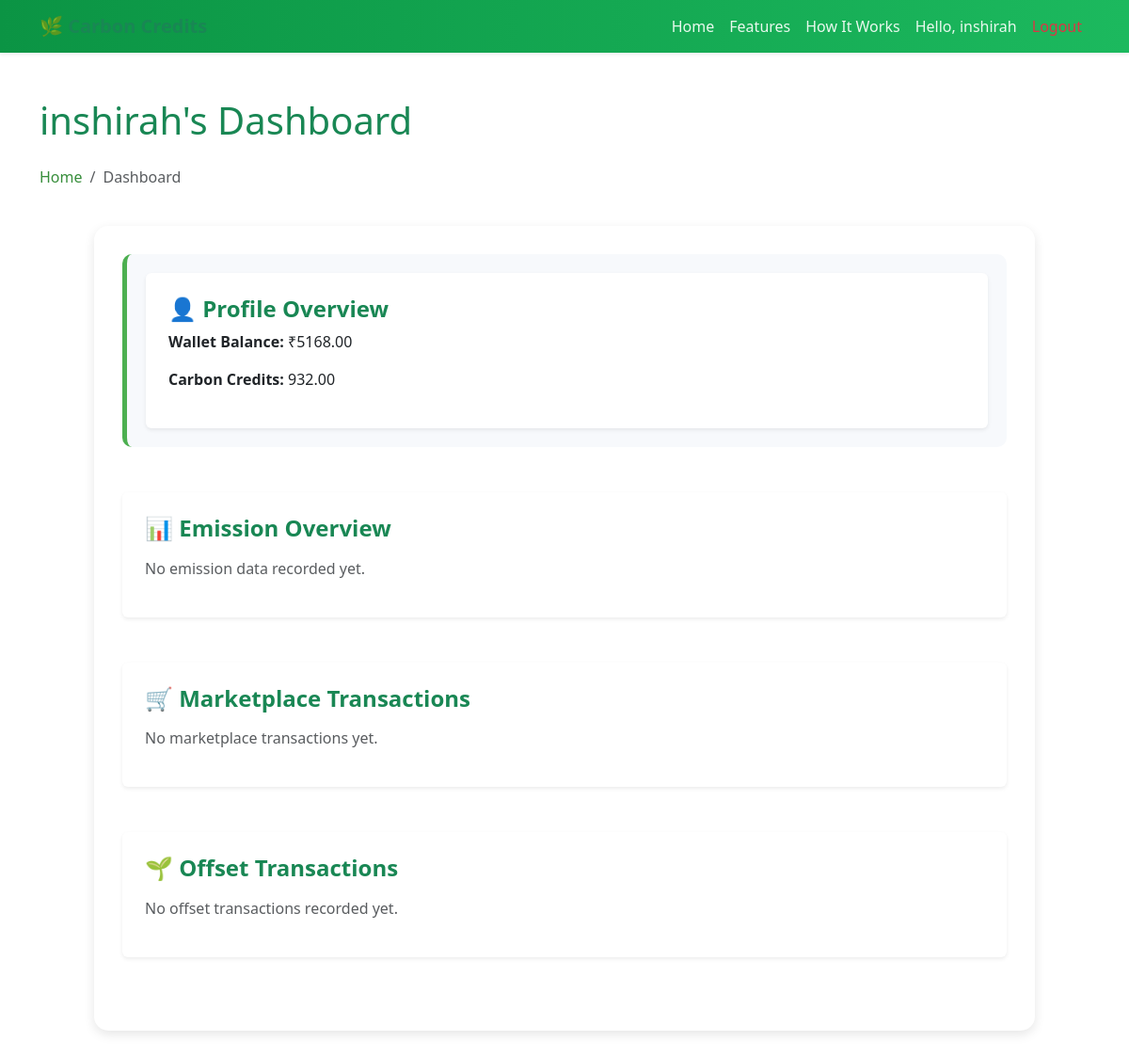
/dashboard (signed in), run on an earlier commit of the app's database.
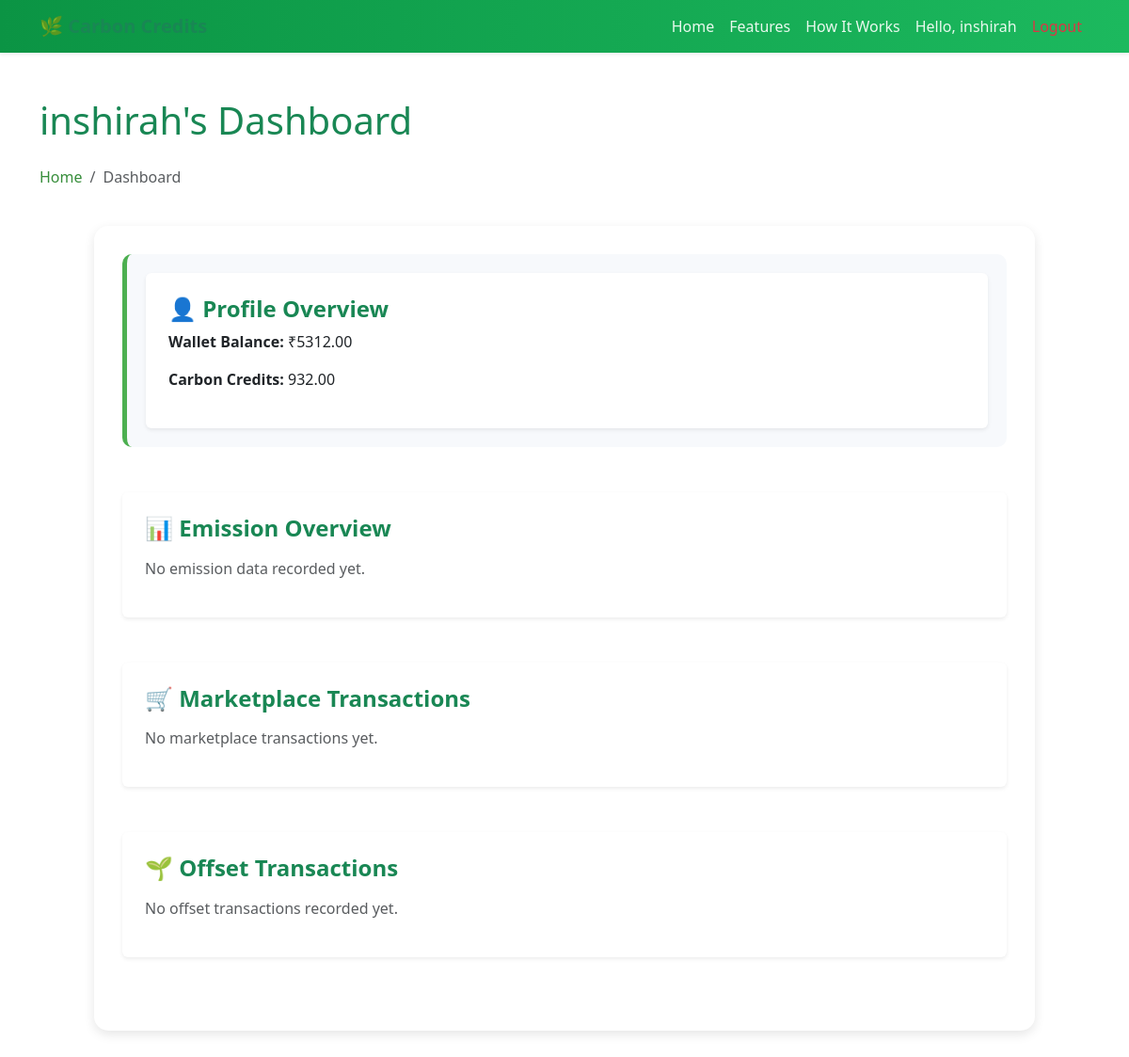
And on a later commit of the database.
### models.py (models this page shows)
class User(db.Model, UserMixin):
    id = db.Column(db.Integer, primary_key=True)
    username = db.Column(db.String(80), unique=True, nullable=False)
    password = db.Column(db.String(200), nullable=False)
    credits = db.Column(db.Float, default=1000.0)
    wallet_balance = db.Column(db.Float, default=5000.0)

### app.py (the view)
@app.route('/dashboard')
@login_required
def dashboard():
    user = current_user
    emission_records = (
    db.session.query(EmissionRecord.date, func.sum(EmissionRecord.emission_value))
    .filter(EmissionRecord.user_id == user.id)
    .group_by(EmissionRecord.date)
    .order_by(EmissionRecord.date.asc())
    .all()
)
    emission_data = [
        {"date": e[0].strftime("%Y-%m-%d"), "amount": round(e[1], 2)}
        for e in emission_records
]
    marketplace_transactions = (
        db.session.query(Transaction, User.username)
        .join(User, Transaction.seller_id == User.id)
        .filter(Transaction.buyer_id == user.id)
        .order_by(Transaction.created_at.desc())
        .all()
    )
    marketplace_data = [
        {
            "date": t.Transaction.created_at.strftime("%Y-%m-%d"),
            "program_name": f"Bought from {t.username}",
            "credits_used": t.Transaction.credits_transferred,
        }
        for t in marketplace_transactions
    ]
    offset_data = (
        db.session.query(OffsetTransaction, OffsetProgram)
        .join(OffsetProgram, OffsetTransaction.program_id == OffsetProgram.id)
        .filter(OffsetTransaction.user_id == user.id)
        .order_by(OffsetTransaction.created_at.desc())
        .all()
    )
    offset_transactions = [
        {
            "date": record.OffsetTransaction.created_at.strftime("%Y-%m-%d"),
            "program_name": record.OffsetProgram.name,
            "co2_offset": record.OffsetTransaction.co2_offset,
            "credits_spent": record.OffsetTransaction.credits_used,
        }
        for record in offset_data
    ]
    return render_template(
        'dashboard.html',
        user=user,
        emission_data=emission_data,
        marketplace_transactions=marketplace_data,
        offset_transactions=offset_transactions
    )

### app.py (called while the page is built)
@login_manager.user_loader
def load_user(user_id):
    return User.query.get(int(user_id))

### templates/dashboard.html (shortened to what this page needs)
{% extends "base.html" %}
{% block content %}
<div class="container my-5">
    <h1 class="text-success mb-4">{{ user.username }}'s Dashboard</h1>
    <nav aria-label="breadcrumb">
        <ol class="breadcrumb">
            <li class="breadcrumb-item"><a href="{{ url_for('home') }}">Home</a></li>
            <li class="breadcrumb-item active" aria-current="page">Dashboard</li>
        </ol>
    </nav>
    <div class="dashboard-container">
        <section class="profile-card mb-5">
            <div class="card shadow-sm border-0 p-4">
                <h4 class="fw-bold text-success">👤 Profile Overview</h4>
                <p><strong>Wallet Balance:</strong> ₹{{ "%.2f"|format(user.wallet_balance) }}</p>
                <p><strong>Carbon Credits:</strong> {{ "%.2f"|format(user.credits) }}</p>
            </div>
        </section>
        <section class="graph-section mb-5">
            <div class="card shadow-sm border-0 p-4">
                <h4 class="fw-bold text-success mb-3">📊 Emission Overview</h4>
                {% if emission_data %}
                    <canvas id="emissionChart"></canvas>
                {% else %}
                    <p class="text-muted">No emission data recorded yet.</p>
                {% endif %}
            </div>
        </section>
        <section class="table-section mb-5">
            <div class="card shadow-sm border-0 p-4">
                <h4 class="fw-bold text-success mb-3">🛒 Marketplace Transactions</h4>
                {% if marketplace_transactions %}
                    <div class="table-responsive">
                        <table class="table table-bordered align-middle">
                            <thead class="table-success">
                                <tr>
                                    <th>Date</th>
                                    <th>Details</th>
                                    <th>Credits Bought</th>
                                </tr>
                            </thead>
                            <tbody>
                                {% for t in marketplace_transactions %}
                                <tr>
                                    <td>{{ t.date }}</td>
                                    <td>{{ t.program_name }}</td>
                                    <td>{{ t.credits_used }}</td>
                                </tr>
                                {% endfor %}
                            </tbody>
                        </table>
                    </div>
                {% else %}
                    <p class="text-muted">No marketplace transactions yet.</p>
                {% endif %}
            </div>
        </section>
        <section class="table-section mb-5">
            <div class="card shadow-sm border-0 p-4">
                <h4 class="fw-bold text-success mb-3">🌱 Offset Transactions</h4>
                {% if offset_transactions %}
                    <div class="table-responsive">
                        <table class="table table-bordered align-middle">
                            <thead class="table-success">
                                <tr>
                                    <th>Date</th>
                                    <th>Program</th>
                                    <th>CO₂ Offset (kg)</th>
                                    <th>Credits Used</th>
                                </tr>
                            </thead>
                            <tbody>
                                {% for o in offset_transactions %}
                                <tr>
                                    <td>{{ o.date }}</td>
                                    <td>{{ o.program_name }}</td>
                                    <td>{{ o.co2_offset }}</td>
                                    <td>{{ o.credits_spent }}</td>
                                </tr>
                                {% endfor %}
                            </tbody>
                        </table>
                    </div>
                {% else %}
                    <p class="text-muted">No offset transactions recorded yet.</p>
                {% endif %}
            </div>
        </section>
    </div>
</div>
{% endblock %}

### templates/base.html (shortened to what this page needs)
<!DOCTYPE html>
<html lang="en">
<head>
    <link rel="stylesheet" href="{{ url_for('static', filename='style.css') }}">
    <link href="https://cdn.jsdelivr.net/npm/bootstrap@5.3.2/dist/css/bootstrap.min.css" rel="stylesheet">
    <link rel="stylesheet" href="https://use.fontawesome.com/releases/v5.11.2/css/all.css">
</head>
<body>
    <nav class="navbar navbar-expand-lg navbar-light bg-light sticky-top shadow-sm">
        <div class="container">
            <a class="navbar-brand fw-bold text-success" href="{{ url_for('home') }}">🌿 Carbon Credits</a>
            <div class="collapse navbar-collapse justify-content-end" id="navbarNav">
                <ul class="navbar-nav">
                    <li class="nav-item"><a class="nav-link" href="{{ url_for('home') }}">Home</a></li>
                    <li class="nav-item"><a class="nav-link" href="#features">Features</a></li>
                    <li class="nav-item"><a class="nav-link" href="#how">How It Works</a></li>
                    {% if current_user.is_authenticated %}
                        <li class="nav-item"><a class="nav-link">Hello, {{ current_user.username }}</a></li>
                        <li class="nav-item"><a class="nav-link text-danger" href="{{ url_for('logout') }}">Logout</a></li>
                    {% else %}
                        <li class="nav-item"><a class="nav-link" data-bs-toggle="modal" data-bs-target="#loginModal">Login</a></li>
                        <li class="nav-item"><a class="nav-link" data-bs-toggle="modal" data-bs-target="#signupModal">Sign Up</a></li>
                    {% endif %}
                </ul>
            </div>
        </div>
    </nav>
    {% block content %}{% endblock %}
</body>
</html>

What changed in the data, as far as the page shows it:
changed User "inshirah": wallet_balance "5168.00" → "5312.00"
